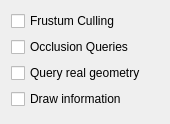
<?xml version="1.0" encoding="UTF-8"?>
<ui version="4.0">
 <class>DrawOcclusionWidget</class>
 <widget class="QWidget" name="DrawOcclusionWidget">
  <property name="geometry">
   <rect>
    <x>0</x>
    <y>0</y>
    <width>170</width>
    <height>124</height>
   </rect>
  </property>
  <property name="sizePolicy">
   <sizepolicy hsizetype="Preferred" vsizetype="Minimum">
    <horstretch>0</horstretch>
    <verstretch>0</verstretch>
   </sizepolicy>
  </property>
  <property name="minimumSize">
   <size>
    <width>170</width>
    <height>124</height>
   </size>
  </property>
  <property name="maximumSize">
   <size>
    <width>16777215</width>
    <height>124</height>
   </size>
  </property>
  <property name="windowTitle">
   <string>Form</string>
  </property>
  <layout class="QVBoxLayout" name="verticalLayout">
   <item>
    <widget class="QCheckBox" name="cbFrustumCulling">
     <property name="text">
      <string>Frustum Culling</string>
     </property>
    </widget>
   </item>
   <item>
    <widget class="QCheckBox" name="cbOcclusionQueries">
     <property name="text">
      <string>Occlusion Queries</string>
     </property>
    </widget>
   </item>
   <item>
    <widget class="QCheckBox" name="cbRealGeometry">
     <property name="text">
      <string>Query real geometry</string>
     </property>
    </widget>
   </item>
   <item>
    <widget class="QCheckBox" name="cbDrawInformation">
     <property name="text">
      <string>Draw information</string>
     </property>
    </widget>
   </item>
  </layout>
 </widget>
 <resources/>
 <connections/>
</ui>
